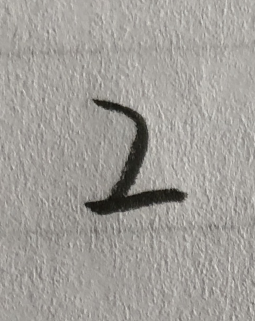
#> input picture src/LeNet_pytorch/pic/12.png, 255 x 321 px, found by its file name
$ jupyter execute --allow-errors paramTrans.ipynb   (older library calls are emulated)
#> lines starting #> are read from the running program, lines starting #| are printed output that depends on the picture; after the words box and inside, x2 and y2 are one past the last pixel; in counts of white or black regions, pixels touching at a corner belong together
[cell 1]
import torch as t
import lenet
import numpy as np
import lenet
import cv2
from PIL import Image, ImageFilter
import matplotlib.pyplot as plt

### 定点化转换函数

[cell 2]
# [44 lines left out: functions myTrans, tensorTrans, not called in this run]

### 参数定点化

#> (a cell that did not finish here is left out)

### 图片预处理

[cell 4]
def imagePrepare(pic_path):
    img = cv2.imread(pic_path, 1)
#> img is the input picture: shape (321, 255, 3); mean B, G, R 153.4, 158.2, 161.2
    ret,th1 = cv2.threshold(img,127,255,cv2.THRESH_BINARY)
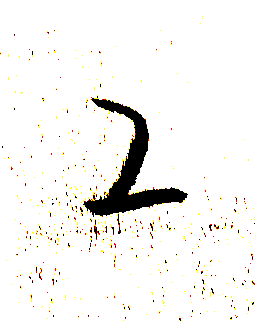
#> th1: shape (321, 255, 3); mean B, G, R 240, 242.5, 243.6
    # 把opencv图像转化为PIL图像
    im = Image.fromarray(cv2.cvtColor(th1,cv2.COLOR_BGR2RGB))
    # 灰度化
    im = im.convert('L')
#> im: PIL image 255x321 L
    # 为图片重新指定尺寸
    im = im.resize((28,28), Image.ANTIALIAS)
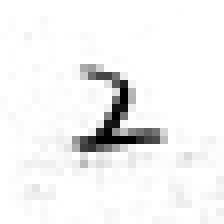
#> im: PIL image 28x28 L (shown 8 times larger); min 0, max 255, mean 242.1
    plt.imshow(im)
    plt.show()
    # 图像转换为list
    im_list = list(im.getdata())
#> im_list = 784 values, max 255 at index 0, min 0 at index 323, mean 242.1
    # 图像灰度反转
    result = [(255-x)*1.0/255.0 for x in im_list]
#> result = 784 values, max 1 at index 323, min 0 at index 0, mean 0.0507
    return result
path0 = "/Users/lizian/Desktop/en/LeNet-5/pic/"
pic_path = path0 + '12' + '.png'
pic = imagePrepare(pic_path)
#> pic has the same summary as result in imagePrepare

$ run again, with src/LeNet_pytorch/pic/0.png copied over src/LeNet_pytorch/pic/12.png
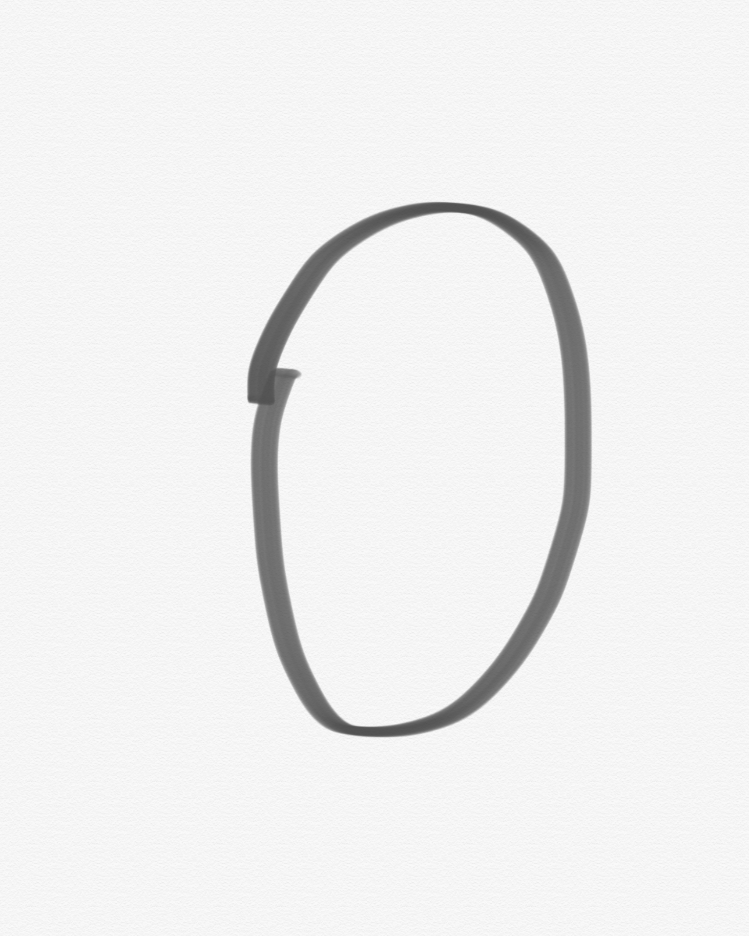
#> input picture src/LeNet_pytorch/pic/0.png, 749 x 936 px, found by its file name
#> in imagePrepare, img is the input picture: shape (936, 749, 3); min 80, max 251, mean 239.3
#> in imagePrepare, `ret,th1 = cv2.threshold(img,127,255,cv2.THRESH_BINARY)`:
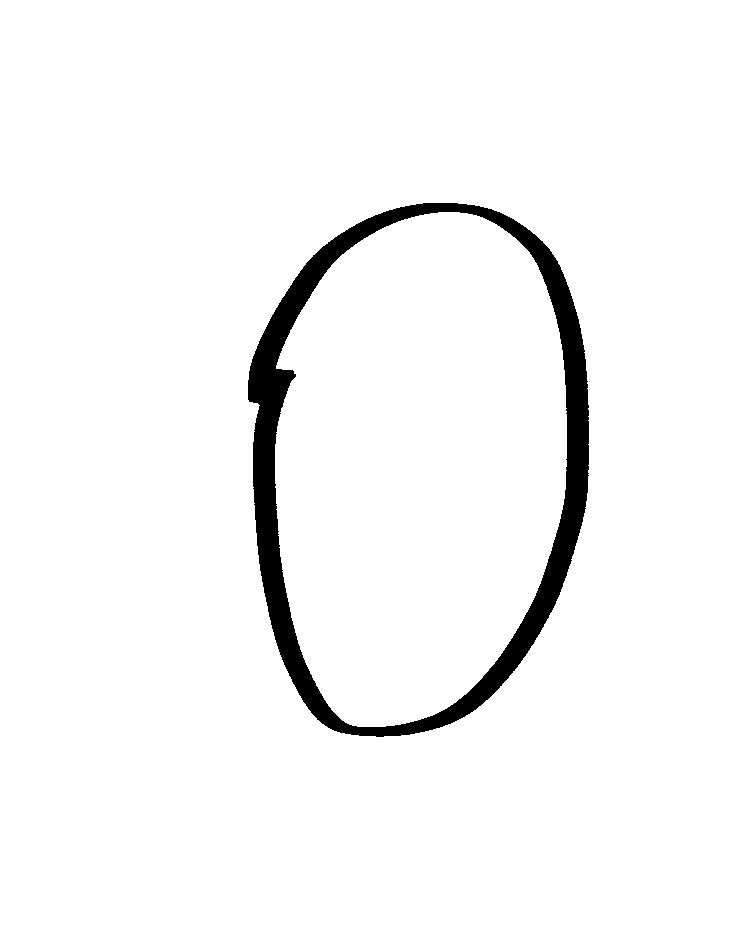
#> th1: shape (936, 749, 3); 96.2% white; 1 black region, box (x1, y1, x2, y2) and area: (248, 203, 589, 737) 26686
#> in imagePrepare, `im = im.resize((28,28), Image.ANTIALIAS)`:
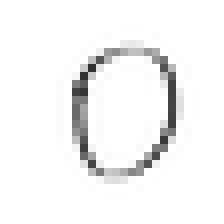
#> im: PIL image 28x28 L (shown 8 times larger); min 49, max 255, mean 243.9
#> im_list = 784 values, max 255 at index 0, min 49 at index 235, mean 243.9
#> result = 784 values, max 0.808 at index 235, min 0 at index 0, mean 0.0434
#> pic has the same summary as result in imagePrepare

$ run again, with src/LeNet_pytorch/pic/1.png copied over src/LeNet_pytorch/pic/12.png
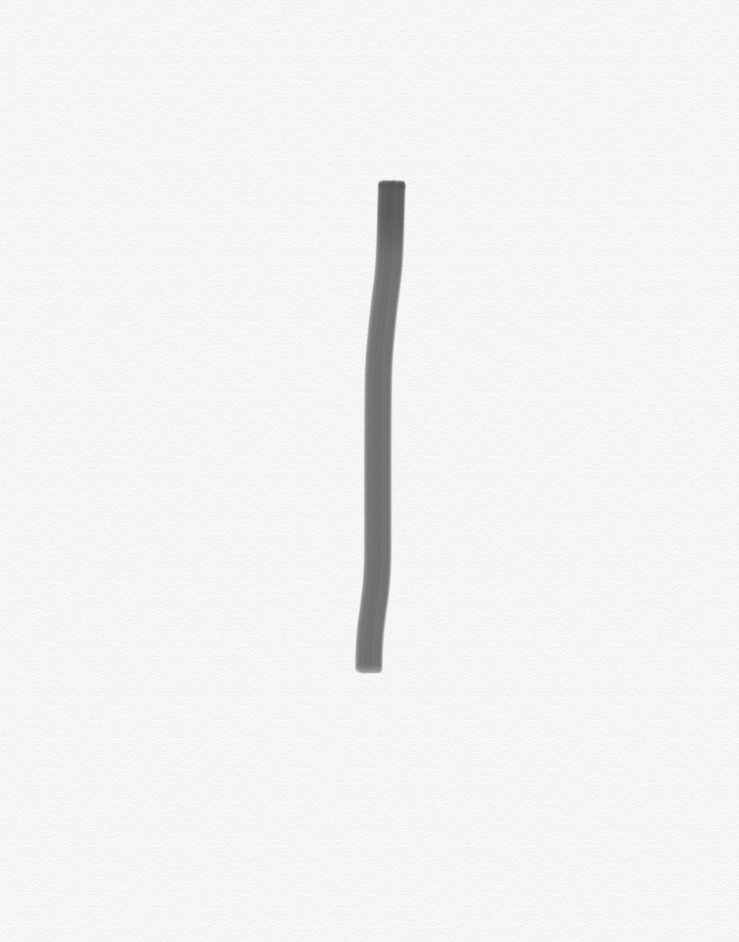
#> input picture src/LeNet_pytorch/pic/1.png, 739 x 942 px, found by its file name
#> in imagePrepare, img is the input picture: shape (942, 739, 3); min 85, max 251, mean 242.8
#> in imagePrepare, `ret,th1 = cv2.threshold(img,127,255,cv2.THRESH_BINARY)`:
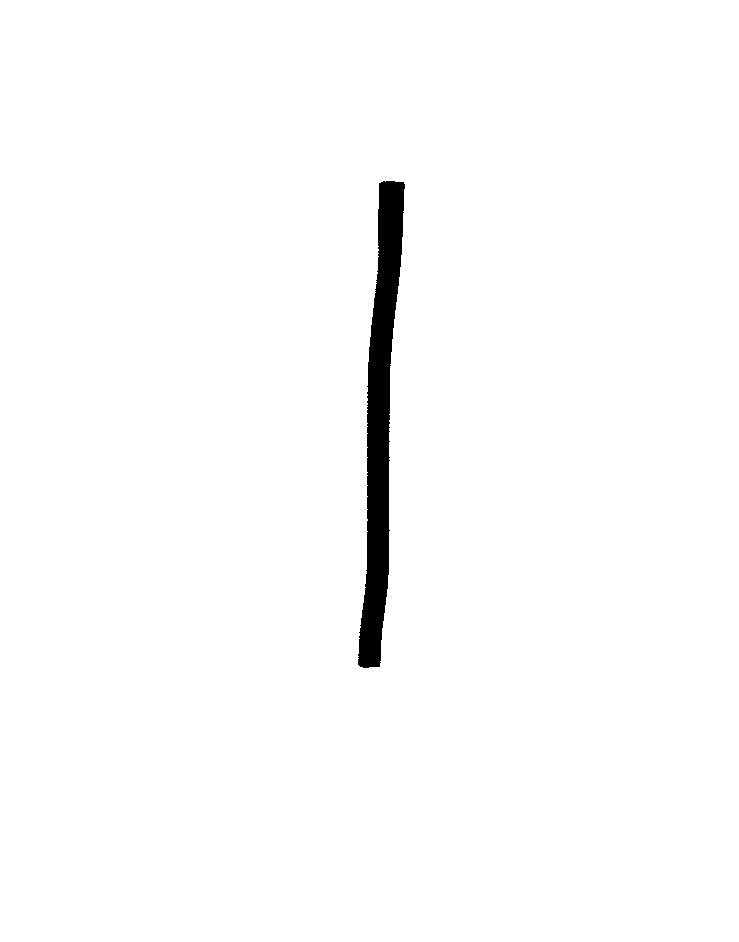
#> th1: shape (942, 739, 3); 98.4% white; 1 black region, box (x1, y1, x2, y2) and area: (358, 181, 405, 668) 10970
#> in imagePrepare, `im = im.resize((28,28), Image.ANTIALIAS)`:
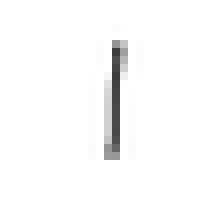
#> im: PIL image 28x28 L (shown 8 times larger); min 60, max 255, mean 250.5
#> im_list = 784 values, max 255 at index 0, min 60 at index 182, mean 250.5
#> result = 784 values, max 0.765 at index 182, min 0 at index 0, mean 0.0176
#> pic has the same summary as result in imagePrepare

$ run again, with src/LeNet_pytorch/pic/11.png copied over src/LeNet_pytorch/pic/12.png
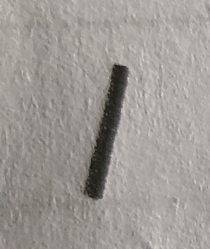
#> input picture src/LeNet_pytorch/pic/11.png, 210 x 249 px, found by its file name
#> in imagePrepare, img is the input picture: shape (249, 210, 3); mean B, G, R 148.3, 152.8, 157.6
#> in imagePrepare, `ret,th1 = cv2.threshold(img,127,255,cv2.THRESH_BINARY)`:
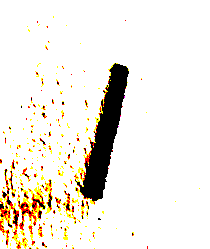
#> th1: shape (249, 210, 3); mean B, G, R 226.1, 234.8, 239.6
#> in imagePrepare, `im = im.resize((28,28), Image.ANTIALIAS)`:
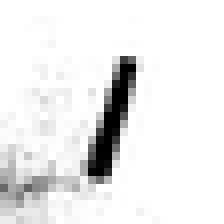
#> im: PIL image 28x28 L (shown 8 times larger); min 0, max 255, mean 235
#> im_list = 784 values, max 255 at index 0, min 0 at index 239, mean 235
#> result = 784 values, max 1 at index 239, min 0 at index 0, mean 0.0785
#> pic has the same summary as result in imagePrepare
